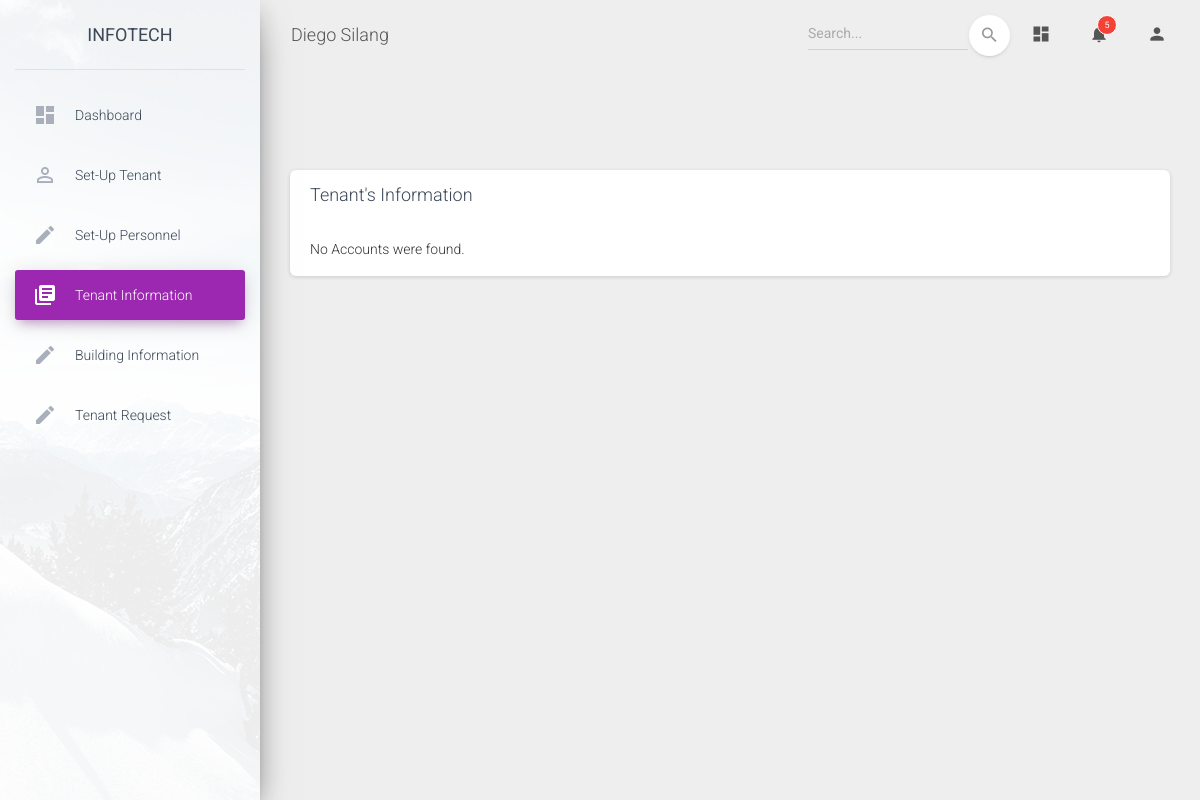
Page /material-dashboard-master/examples/viewinfo.php on the earlier database version.
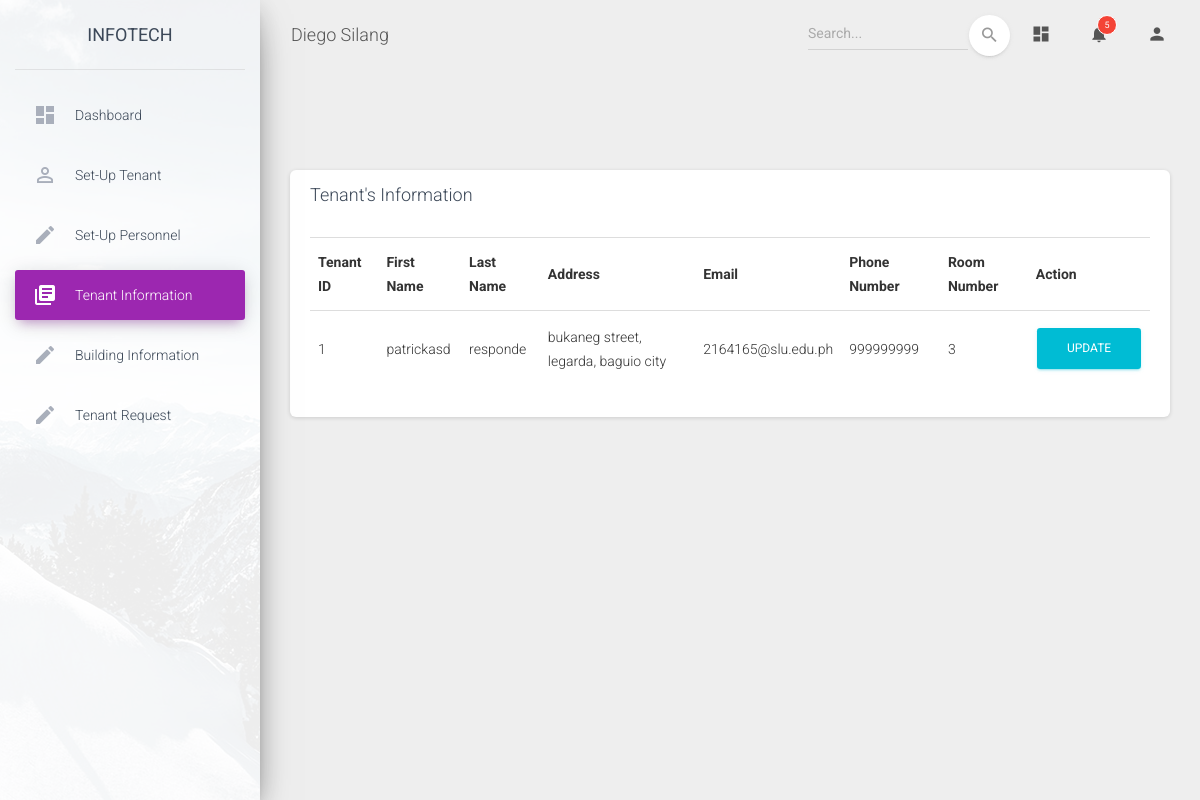
Same page on the later database version.
### tables this page shows
CREATE TABLE `tenantinfo` (
  `tenantID` int(11) NOT NULL,
  `firstName` varchar(255) NOT NULL,
  `lastName` varchar(255) NOT NULL,
  `address` varchar(255) NOT NULL,
  `email` varchar(255) NOT NULL,
  `pnumber` int(11) NOT NULL,
  `roomNumber` varchar(255) NOT NULL
);

### material-dashboard-master/examples/viewinfo.php (the view, shortened to what this page needs)
<!DOCTYPE html>
<html lang="en">
<head>
  <link rel="stylesheet" href="https://maxcdn.bootstrapcdn.com/font-awesome/latest/css/font-awesome.min.css">
  <link href="../assets/css/material-dashboard.css?v=2.1.1" rel="stylesheet" />
  <link href="../assets/demo/demo.css" rel="stylesheet" />
</head>
<body class="">
  <div class="wrapper ">
    <div class="sidebar" data-color="purple" data-background-color="white" data-image="../assets/img/sidebar-1.jpg">
      <div class="logo">
        <a href="http://www.creative-tim.com" class="simple-text logo-normal">
          InfoTech
        </a>
      </div>
      <div class="sidebar-wrapper">
        <ul class="nav">
          <li class="nav-item ">
            <a class="nav-link" href="./dashboard.php">
              <i class="material-icons">dashboard</i>
              <p>Dashboard</p>
            </a>
          </li>
          <li class="nav-item ">
            <a class="nav-link" href="./SetupTenant.php">
              <i class="material-icons">perm_identity</i>
              <p>Set-up Tenant</p>
            </a>
          </li>
          <li class="nav-item ">
            <a class="nav-link" href="./Setuppersonnel.php">
              <i class="material-icons">create</i>
              <p>Set-up Personnel</p>
            </a>
          </li>
          <li class="nav-item active ">
            <a class="nav-link" href="./viewinfo.php">
              <i class="material-icons">library_books</i>
              <p>Tenant Information</p>
            </a>
          </li>
          <li class="nav-item">
            <a class="nav-link" href="./viewbldg.php">
              <i class="material-icons">create</i>
              <p>Building Information</p>
            </a>
          </li>
          <li class="nav-item">
            <a class="nav-link" href="./tenantreq.php">
              <i class="material-icons">create</i>
              <p>Tenant Request</p>
            </a>
          </li>
        </ul>
      </div>
    </div>
    <div class="main-panel">
      <nav class="navbar navbar-expand-lg navbar-transparent navbar-absolute fixed-top ">
        <div class="container-fluid">
          <div class="navbar-wrapper">
            <a class="navbar-brand" href="#pablo">Diego Silang</a>
          </div>
          <div class="collapse navbar-collapse justify-content-end">
            <form class="navbar-form">
              <div class="input-group no-border">
                <input type="text" value="" class="form-control" placeholder="Search...">
                <button type="submit" class="btn btn-white btn-round btn-just-icon">
                  <i class="material-icons">search</i>
                  <div class="ripple-container"></div>
                </button>
              </div>
            </form>
            <ul class="navbar-nav">
              <li class="nav-item">
                <a class="nav-link" href="#pablo">
                  <i class="material-icons">dashboard</i>
                </a>
              </li>
              <li class="nav-item dropdown">
                <a class="nav-link" href="http://example.com" id="navbarDropdownMenuLink" data-toggle="dropdown" aria-haspopup="true" aria-expanded="false">
                  <i class="material-icons">notifications</i>
                  <span class="notification">5</span>
                </a>
              </li>
              <li class="nav-item dropdown">
                <a class="nav-link" href="#pablo" id="navbarDropdownProfile" data-toggle="dropdown" aria-haspopup="true" aria-expanded="false">
                  <i class="material-icons">person</i>
                </a>
              </li>
            </ul>
          </div>
        </div>
      </nav> <div class="container-fluid">
          <button class="navbar-toggler" type="button" data-toggle="collapse" aria-controls="navigation-index" aria-expanded="false" aria-label="Toggle navigation">
            <span class="navbar-toggler-icon icon-bar"></span>
            <span class="navbar-toggler-icon icon-bar"></span>
            <span class="navbar-toggler-icon icon-bar"></span>
          </button>
        </div>
      <div class="content">
        <div class="row">
          <div class="col-md-12">
              <div class="col-md-12">
            <div class="card ">
              <div class="card-header">
                <h4 class="card-title">Tenant's Information</h4>
              </div>
              <div class="card-body">
                <div class="table-responsive">
                  <?php
                    include "dbconn.php";
                    $sql = "SELECT * FROM tenantinfo";
                    if($result = mysqli_query($link, $sql)){
                        if(mysqli_num_rows($result) > 0){
                            echo "<table class = 'table tablesorter'>";
                                echo "<tr>";
                                    echo "<th>Tenant ID</th>";
                                    echo "<th>First Name</th>";
                                    echo "<th>Last Name</th>";
                                    echo "<th>Address</th>";
                                    echo "<th>Email</th>";
                                    echo "<th>Phone Number</th>";
                                    echo "<th>Room Number</th>";
                                     echo "<th>Action</th>";
                                echo "</tr>";
                            while($row = mysqli_fetch_array($result)){
                                echo "<tr>";
                                    echo "<td>" . $row['tenantID'] . "</td>";
                                    echo "<td>" . $row['firstName'] . "</td>";
                                    echo "<td>" . $row['lastName'] . "</td>";
                                    echo "<td>" . $row['address'] . "</td>";
                                    echo "<td>" . $row['email'] . "</td>";
                                    echo "<td>" . $row['pnumber'] . "</td>";
                                    echo "<td>" . $row['roomNumber'] . "</td>";
                                          echo "<td>";
                                            echo "<a href='php/edit_info.php?tenantID=". $row['tenantID'] ."' title='Update Record' data-toggle='tooltip'><span class='btn btn-info'>Update</span></a>";
                                            echo"</td>";
                                echo "</tr>";
                            }
                            echo "</table>";
                        } else{
                            echo "No Accounts were found.";
                        }
                    } else{
                        echo "ERROR: Could not able to execute $sql. " . mysqli_error($link);
                    }
                  ?>
</body>
</html>

Differences in the rows shown:
added tenantinfo: tenantID "1", firstName "patrickasd", lastName "responde", address "bukaneg street, legarda, baguio city", email "2164165@slu.edu.ph", pnumber "999999999", roomNumber "3"
Other differences:
text no longer shown: "No Accounts were found."
text now shown: "Tenant ID First Name Last Name Address Email Phone Number Room Number Action"
